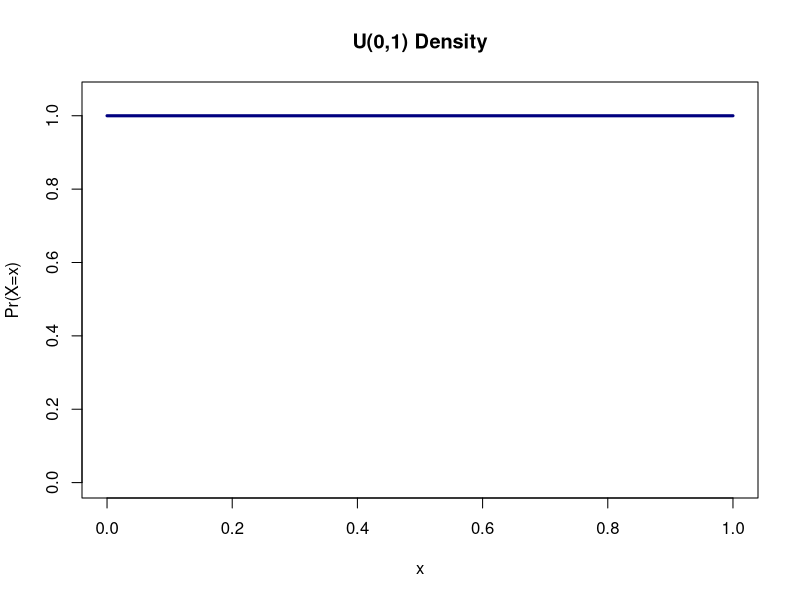
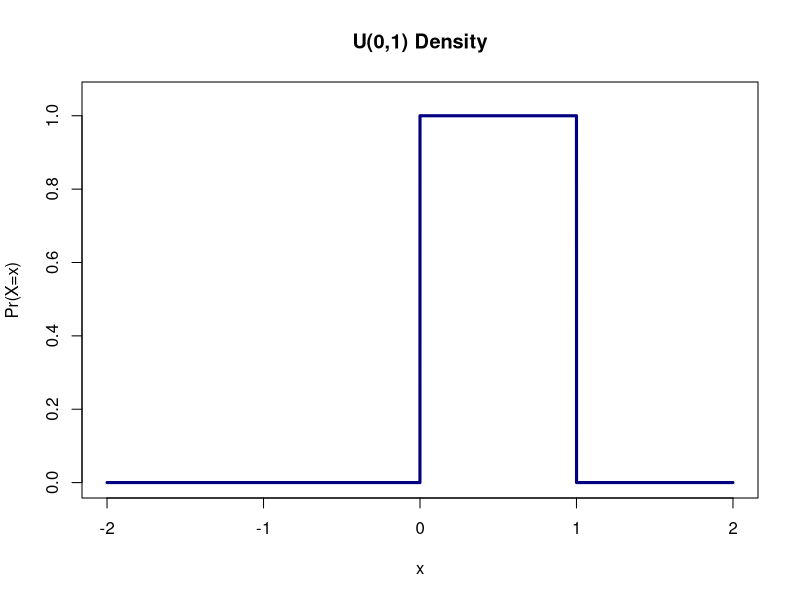
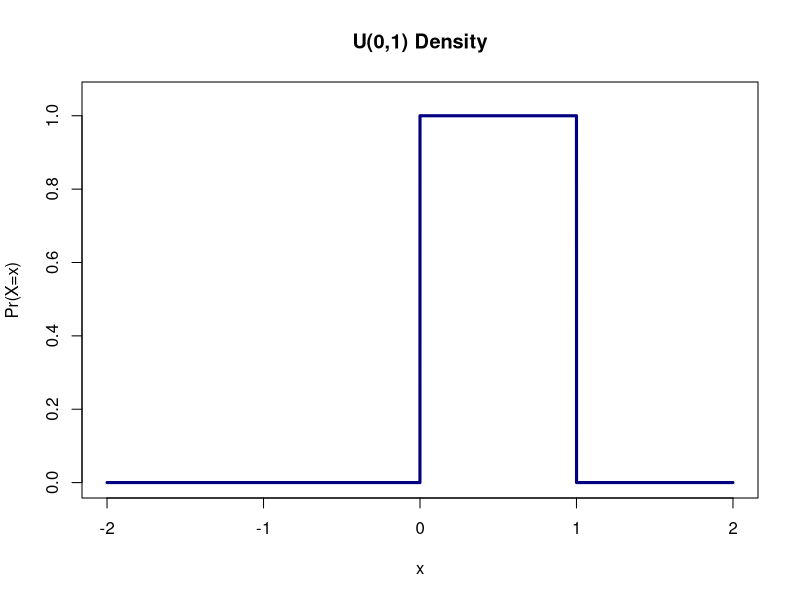
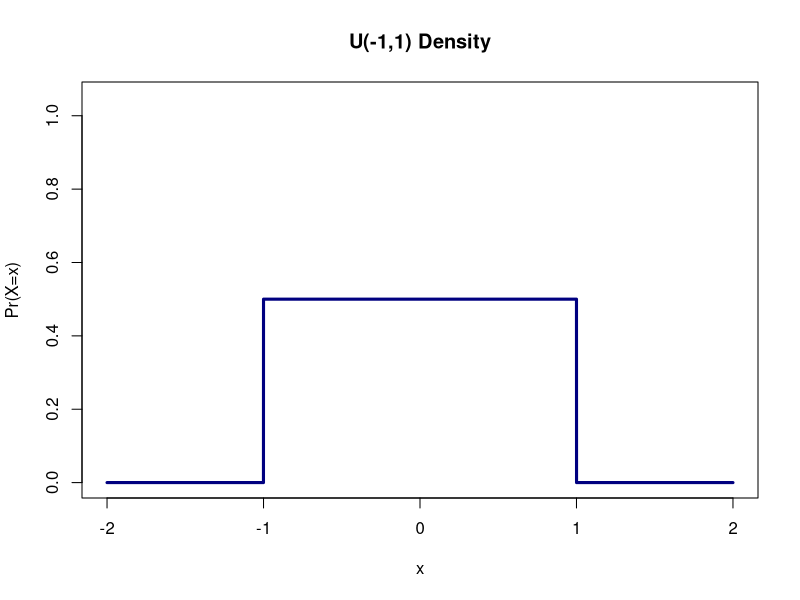
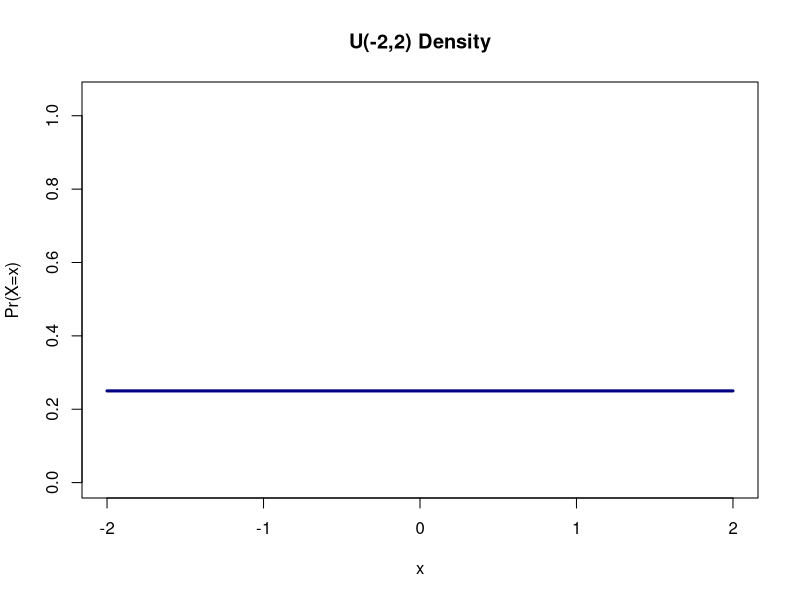
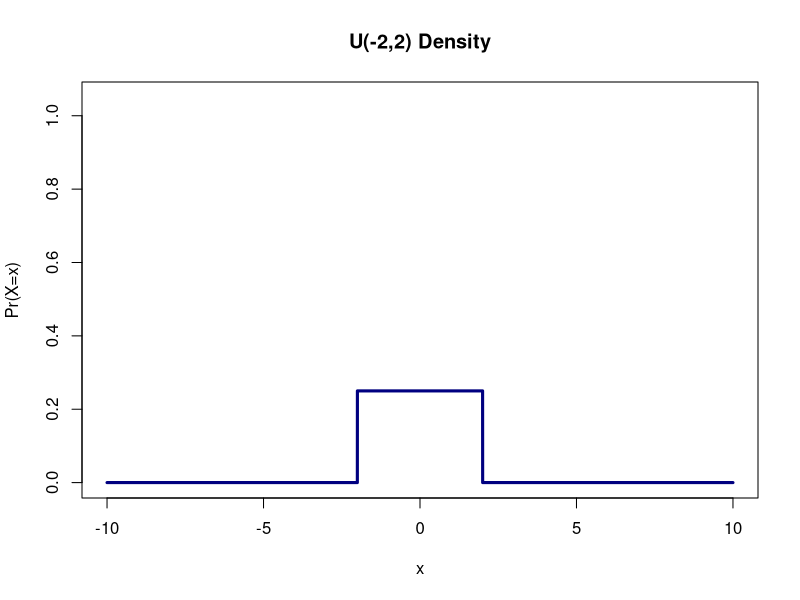
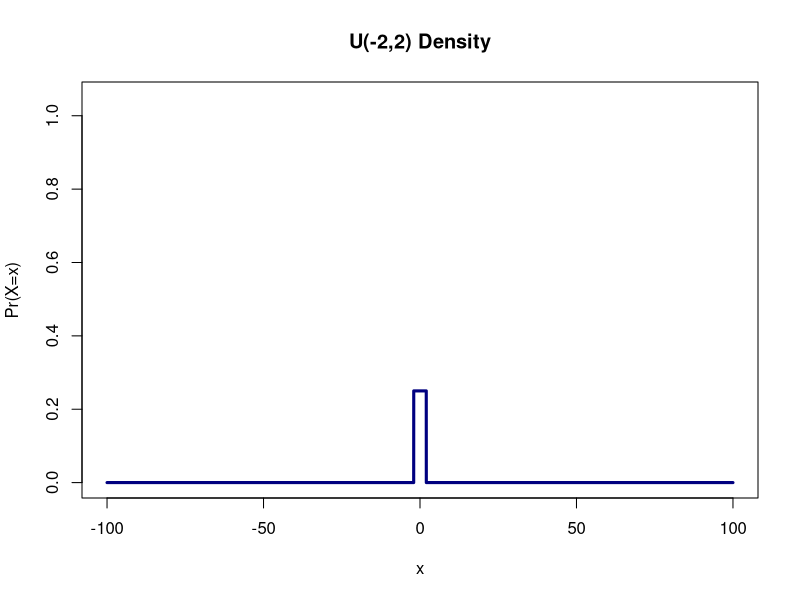
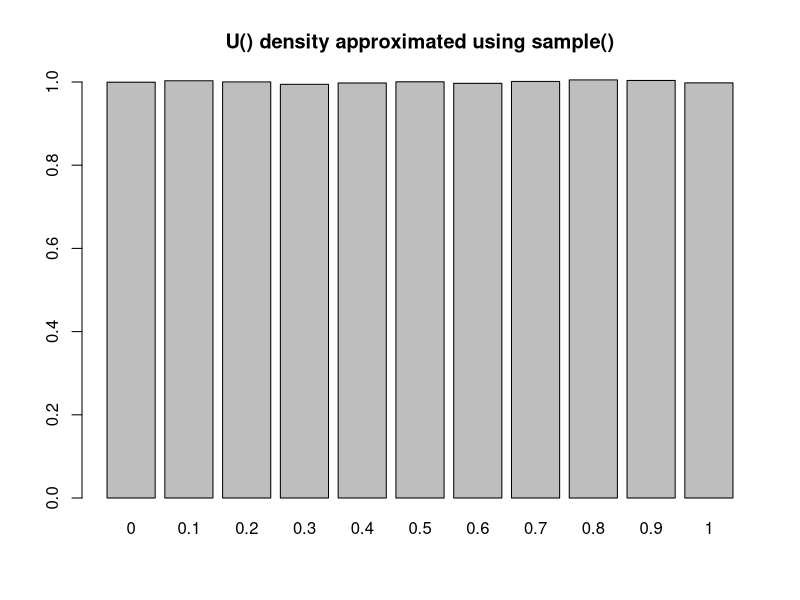

These charts were generated, in order, by the following R code: (Note: this script raises an error after producing the figures.)
## R_Demo_Simulation_Learning_Probability_Continuous_Distributions.R
##########################################################################
## INSTRUCTOR: Christopher Fariss
## COURSE NAME: Programming and Simulation Methods for Computational Social Science (2W)
## University of Essex Summer School 2023
##
## Date: 2024-07-22
##
## Please e-mail me if you find any errors or have and suggestions
## e-mail: cjf0006@gmail.com
## e-mail: cjfariss@umich.edu
##########################################################################
## Introduction to tutorial:
##
## For this R tutorial, we will learn about:
##
## (1) Discrete probability distributions for discrete events (e.g., a coin flip; rolling a 6-sided dice).
## (2) Continuous probability distributions (e.g., SAT, GRE or LSAT scores; human weight at birth; distance from the center of the board for the beanbag toss or cornhole game)
##
## Note: This lesson contains information you will use in a program challenge this week: select one continuous and/or one discrete probability distribution from below (not including Uniform, Normal, Bernoulli, or Binomial) and describe it in detail with ## comments and R code. See the examples for Uniform, Normal, Bernoulli, or Binomial distributions below. If you select 2 distributions, make sure one is continuous and the other is discrete.
##
##########################################################################

## Recall: probability mass or probability density: this is just how much probability does each event/outcome have and it all needs to sum to 1 to be a probability measure (see the less from last week)

## What is density? Density is the relative probability of sampling an event at a specific point along the range of possible values defined by the function.

##########################################################################
## continuous probability distributions usually called density functions
##########################################################################
##
## uniform distribution
##
## The uniform distribution is a continuous distribution
##
## The sample space S for the uniform distribution, is defined so that the density for any value is the same or uniform over the range of possible values that any one element can take. Instead of directly estimating probabilities as we did above, we will instead estimate density.
##
## What is density? Density is the relative probability of sampling an event a specific point along the range of possible values defined by the function.
##
## In other words, the uniform distribution with range a to b, denoted U (a, b), has a constant probability density of 1/(b-a) for a <= y <= b and zero probability elsewhere. The standard uniform is defined so that a=0 and b=1: U(0,1),
##
## range a <= y <= b
## distribution function: 1/(b - a)
## parameters: a and b
## R function names:
## dunif
## punif
## qunif
## runif
##
## parameters:
## formula for the mean: (a + b)/2
## formula for the variance: ((b - a)^2)/12
##
## let's define our own uniform function
uniform_function <- function(x,a,b){
  ifelse(x>=a & x<=b, 1/(b - a), 0)
}

## call our user defined function
uniform_function(1,0,1)
uniform_function(1,a=0,b=2)
uniform_function(1,-1,1)
uniform_function(1,-10,10)

uniform_function(-8,0,1)
uniform_function(-8,0,2)
uniform_function(-8,-1,1)
uniform_function(-8,-10,10)

## use R's based function for a uniform distribution
dunif(1,0,1)
dunif(1,0,2)
dunif(1,-1,1)
dunif(1,-10,10)

dunif(-8,0,1)
dunif(-8,0,2)
dunif(-8,-1,1)
dunif(-8,-10,10)

## we can use the p or probability version of the uniform function built into R to answer to the following question:
## What is the probability of observing a value between 0 and 0.5 for a uniform random variable that spans the range 0 to 1?
punif(0.5,0,1)

punif(0.25,0,1)

## What is the probability of observing a value between 0.25 and 0.5 for a uniform random variable that spans the range 0 to 1?
punif(0.5,0,1) - punif(0.25,0,1)

## Graph the Uniform density function using the curve() function
curve(expr=dunif, ylab="Pr(X=x)", type="l", xlim=c(0,1), ylim=c(0,1.05), lwd=3, col="navy", main="U(0,1) Density")

curve(expr=dunif, n=10001, from=-2,to=2, ylab="Pr(X=x)", type="l", xlim=c(-2,2), ylim=c(0,1.05), lwd=3, col="navy", main="U(0,1) Density")

curve(expr=dunif(x, min = 0, max = 1), n=10001, from=-2,to=2, ylab="Pr(X=x)", type="l", xlim=c(-2,2), ylim=c(0,1.05), lwd=3, col="navy", main="U(0,1) Density")

curve(expr=dunif(x, min = -1, max = 1), n=10001, from=-2,to=2, ylab="Pr(X=x)", type="l", xlim=c(-2,2), ylim=c(0,1.05), lwd=3, col="navy", main="U(-1,1) Density")

curve(expr=dunif(x, min = -2, max = 2), n=10001, from=-2,to=2, ylab="Pr(X=x)", type="l", xlim=c(-2,2), ylim=c(0,1.05), lwd=3, col="navy", main="U(-2,2) Density")

curve(expr=dunif(x, min = -2, max = 2), n=10001, from=-10,to=10, ylab="Pr(X=x)", type="l", xlim=c(-10,10), ylim=c(0,1.05), lwd=3, col="navy", main="U(-2,2) Density")

curve(expr=dunif(x, min = -2, max = 2), n=10001, from=-100,to=100, ylab="Pr(X=x)", type="l", xlim=c(-100,100), ylim=c(0,1.05), lwd=3, col="navy", main="U(-2,2) Density")


## how many of the draws are very close to the middle of the uniform distribution? (hint: what is the proportion)
sim_n <- 10000
random_draws <- runif(sim_n,0,1)
summary(random_draws)

## as a reminder 
length(unique(c(1,2,2)))

length(unique(random_draws))

table(random_draws>=0 & random_draws<=.25)

table(random_draws>=0 & random_draws<=.25)/sim_n

table(random_draws>=0 & random_draws<=.5)/sim_n

table(random_draws>=.4 & random_draws<=.5)/sim_n

table(random_draws>=0 & random_draws<=1)/sim_n

## we can calculate the above with the p-type function in R
## the p-type function for a density function tells us the density or probability of a function at a given value along the x-axis
## the p-type function turns density into probability by calculating the area under the curve at particular points along the real-number-line
punif(.25)

punif(.25) - punif(0)

punif(.5) - punif(0)

punif(1) - punif(0)

punif(1) - punif(-1)

punif(.5) - punif(.4)


## simulation using sample()

## set parameters
a <- 0
b <- 1

## let's approximate the normal distribution with a sample() function
x <- seq(from=a, to=b, by=.1)
x


## calculate the density using the normal distribution function dnorm() which is built into R
x_dunif <- dunif(x, min=a, max=b)
x_dunif

## simulate draws from a normal distribution
sim_size <- 1000000
x_samples <- sample(x, size=sim_size, replace=TRUE, prob=x_dunif)
w <- length(unique(x_samples)) * (1/(b-a))
w
x_dunif_estimate <- table(x_samples)/(sim_size / w) ## modify by the length() of the unique values in the x sequence
x_dunif_estimate
barplot(x_dunif_estimate, main="U() density approximated using sample()", ylim=c(0,1))
MASS::truehist(x_samples, main="U() density using sample()")

## simulate draws from the uniform distribution using runif()
x_samples <- runif(sim_size, min=a, max=b)
MASS::truehist(x_samples, main="U() density using runif()")
## more optional bonus problems



##########################################################################
##
## normal distribution
##
## The normal distribution is a continuous distribution
##
## The sample space S for the normal distribution, is defined so that the density for any value along the real number line from negative infinity to positive infinity. Instead of directly estimating probabilities as we did above, as with the uniform distribution we will instead estimate density.
##
## What is density? Density is the relative probability of sampling an event at a specific point along the range of possible values defined by the function.
##
## Unlike the uniform distribution the density value for a normal distribution varies (is not uniform) for different values along the real number line.
##
##
## range:
## distribution function: 1/(sigma*sqrt(2*pi)) * exp(-(y - mu)^2/2*sigma^2)
## parameters: the mean mu and the standard deviation sigma (or the variance sigma^2)
## R function names:
## dnorm
## pnorm
## qnorm
## rnorm
##
## parameters:
## formula for the mean: mu
## formula for the variance: sigma^2
##
## let's define our own uniform function
normal_density <- function(y, mu, sigma){
  1/(sigma*sqrt(2*pi)) * exp(-(y - mu)^2/2*sigma^2)
}

## call the user defined normal density function
normal_density(y=0, mu=0, sigma=1) ## standard normal density mu=0, sd=1
normal_density(y=0, mu=1, sigma=1)
normal_density(y=-1, mu=1, sigma=1)
normal_density(y=1, mu=1, sigma=1)
normal_density(y=1.5, mu=1, sigma=1)

## use R's based function for a normal distribution
dnorm(0, mean=0, sd=1)
dnorm(0, mean=1, sd=1)
dnorm(-1, mean=1, sd=1)
dnorm(1, mean=1, sd=1)
dnorm(1.5, mean=1, sd=1)

## Remember that for a normal distribution the probability of observing a specific event or value of a variable
## changes depending on where along the real number line the value resides.

## we can use the p or probability version of the normal function built into R to answer to the following question:

## What is the probability of observing a value between negative infinity and 0 for a normally distributed random variable with mean=0 and standard deviation=1 ?
pnorm(0, mean=0, sd=1)

pnorm(1, mean=0, sd=1)


## What is the probability of observing a value between -1 and 0 for a normally distributed random variable with mean=0 and standard deviation=1 ?
pnorm(0,0,1) - pnorm(-1,0,1)


pnorm(1,0,1) - pnorm(-1,0,1)

pnorm(2,0,1) - pnorm(-2,0,1)

pnorm(1.96,0,1) - pnorm(-1.96,0,1)


## Graph the Normal density function using the curve() function
curve(expr=dnorm, ylab="Pr(X=x)", type="l", xlim=c(-4,4), ylim=c(0,1), lwd=3, col="navy", main="N(0,1) Density")

curve(expr=dnorm, ylab="Pr(X=x)", type="l", xlim=c(-8,8), ylim=c(0,1), lwd=3, col="navy", main="N(0,1) Density")

curve(expr=dnorm(x, mean=0, sd=2), ylab="Pr(X=x)", type="l", xlim=c(-4,4), ylim=c(0,1.05), lwd=3, col="navy", main="N(0,2^2) Density")

curve(expr=dnorm(x, mean=0, sd=2), ylab="Pr(X=x)", type="l", xlim=c(-8,8), ylim=c(0,1.05), lwd=3, col="navy", main="N(0,2^2) Density")

curve(expr=dnorm(x, mean=0, sd=1/2), ylab="Pr(X=x)", type="l", xlim=c(-4,4), ylim=c(0,1.05), lwd=3, col="navy", main="N(0,.5^2) Density")

curve(expr=dnorm(x, mean=0, sd=1/2), ylab="Pr(X=x)", type="l", xlim=c(-8,8), ylim=c(0,1.05), lwd=3, col="navy", main="N(0,.5^2) Density")


## graph some randomly generated numbers

par(mfrow=c(2,2))

random_draws <- rnorm(10)
random_draws
truehist(random_draws)
curve(expr=dnorm, xlim=c(-3,3), col="darkorange", add=TRUE, lwd=2)

random_draws <- rnorm(100)
truehist(random_draws)
curve(expr=dnorm, xlim=c(-3,3), col="darkorange", add=TRUE, lwd=2)

random_draws <- rnorm(1000)
truehist(random_draws)
curve(expr=dnorm, xlim=c(-3,3), col="darkorange", add=TRUE, lwd=2)

random_draws <- rnorm(10000)
truehist(random_draws)
curve(expr=dnorm, xlim=c(-3,3), col="darkorange", add=TRUE, lwd=2)

## how many of the draws are very close to the middle of the uniform distribution?
## (hint: what is the proportion)
sim_n <- 100000
random_draws <- rnorm(sim_n)

table(random_draws>-1 & random_draws<1)/sim_n

table(random_draws>-1.96 & random_draws<1.96)/sim_n

table(random_draws>-2 & random_draws<2)/sim_n

table(random_draws>-3 & random_draws<3)/sim_n

## we can calculate the above with a p-type function in R
## the p-type function for a density function tells us the density or probability of a function at a given value along the x-axis
pnorm(1) - pnorm(-1)

pnorm(1.96) - pnorm(-1.96)

pnorm(2) - pnorm(-2)

pnorm(3) - pnorm(-3)




## let's graph this to see what is happening
## load packages
pkgs <- c("MASS")
invisible(sapply(pkgs, require, character.only = TRUE))

## create sequence of real numbers, these are a set of possible values that are estimate of the mean can take
x <- seq(-3,3,.1)
x
length(x)

## set mean and variance parameters
mu <- 0
sigma <- 1
sigma_pow2 <- sigma^2

## calculate the density using the normal distribution function
## density is a probability measure
x_density <- 1/(sigma*sqrt(2*pi)) * exp(-(x - mu)^2/2*sigma^2)

## calculate the density using the normal distribution function dnorm() which is built into R
x_dnorm <- dnorm(x, mean=mu, sd=sigma)

## plot the two estimated densities to verify that they are the same
par(mfrow=c(1,1))
plot(x_density, x_dnorm)

## plot the x_density variable along each value of x defined in the sequence above:
plot(x,x_density, xlab="random variable", ylab="density")

sum(x_density)/sum(x_density)  ## this should approach as we add more values to the sequence 1 either by decreasing the interval between values in the sequence or by increasing the total range of the sequence
sum(x_density[x<=0])/sum(x_density)
sum(x_density[x<=0 & x>=-1])/sum(x_density)

pnorm(0,0,1)
pnorm(0,0,1) - pnorm(-1,0,1)


## fill in the sequence more so that the values converge on the true values from the pnorm functions
x <- seq(-6,6,.001)
x_density <- 1/(sigma*sqrt(2*pi)) * exp(-(x - mu)^2/2*sigma^2)
sum(x_density)/sum(x_density)
sum(x_density[x<=0])/sum(x_density)
sum(x_density[x<=0 & x>=-1])/sum(x_density)

sum(x_density[x<=1 & x>=-1])/sum(x_density)
sum(x_density[x<=.1 & x>=-0.1])/sum(x_density)
sum(x_density[x<=.01 & x>=-0.01])/sum(x_density)
sum(x_density[x<=.001 & x>=-0.001])/sum(x_density)
sum(x_density[x<=.0001 & x>=-0.0001])/sum(x_density)


## simulation using sample()
## let's approximate the normal distribution with a sample() function
x <- -6:6
x

## set mean and variance parameters
mu <- 0
sigma <- 1
sigma_pow2 <- sigma^2

## calculate the density using the normal distribution function dnorm() which is built into R
x_dnorm <- dnorm(x, mean=mu, sd=sigma) ## N(0,1)
x_dnorm


## simulate draws from a normal distribution
sim_size <- 10000

## approximate normal distribution using sample() function
x_samples <- sample(x, size=sim_size, replace=TRUE, prob=x_dnorm)
table(x_samples)
prob_weigth <- sim_size/sum(x_dnorm) ## calculate a weight so that the densities integrate to 1
x_dnorm_estimate <- table(x_samples)/prob_weigth ## modify with the weight
x_dnorm_estimate[names(x_dnorm_estimate)=='0'] ## approximate density when x is the mean for N(0,1)

dnorm(0)

barplot(x_dnorm_estimate, main="N() density approximated using sample()")
truehist(x_samples, main="N() density approximated using sample()")


## update the sequence so it is more fine grained (more values to draw)
x <- seq(from=-6, to=6, by=.5)
x
x_dnorm <- dnorm(x, mean=mu, sd=sigma)
x_dnorm
sim_size <- 10000

## approximate normal distribution using sample() function
x_samples <- sample(x, size=sim_size, replace=TRUE, prob=x_dnorm)
prob_weigth <- sim_size/sum(x_dnorm) ## calculate a weight so that the densities integrate to 1
x_dnorm_estimate <- table(x_samples)/prob_weigth ## modify with the weight
x_dnorm_estimate[names(x_dnorm_estimate)=='0'] ## approximate density when x is the mean for N(0,1)

barplot(x_dnorm_estimate, main="N() density approximated using sample()")
truehist(x_samples, main="N() density approximated using sample()")

## update the sequence so it is more fine grained (more values to draw)
x <- seq(from=-6, to=6, by=.1)
#x
x_dnorm <- dnorm(x, mean=mu, sd=sigma)
sim_size <- 10000

## approximate normal distirbution using sample() function
x_samples <- sample(x, size=sim_size, replace=TRUE, prob=x_dnorm)
prob_weigth <- sim_size/sum(x_dnorm) ## calculate a weight so that the densities integrate to 1
x_dnorm_estimate <- table(x_samples)/prob_weigth ## modify with the weight
x_dnorm_estimate[names(x_dnorm_estimate)=='0'] ## approximate density when x is the mean for N(0,1)
barplot(x_dnorm_estimate, main="N() density approximated using sample()")
truehist(x_samples, main="N() density approximated using sample()")


## simulate draws from the normal distribution using rnorm()
x_samples <- rnorm(sim_size, mean=mu, sd=sigma)
MASS::truehist(x_samples, main="N() density using rnorm()")
## more optional bonus problems



## update the sequence so it is more fine grained (more values to draw)
x <- seq(from=-10, to=10, by=.001)
#x
x_dnorm <- dnorm(x, mean=mu, sd=sigma)


sim_size <- 10000000

## approximate normal distribution using sample() function
x_samples <- sample(x, size=sim_size, replace=TRUE, prob=x_dnorm)
prob_weigth <- sim_size/sum(x_dnorm) ## calculate a weight so that the densities integrate to 1
x_dnorm_estimate <- table(x_samples)/prob_weigth ## modify with the weight
x_dnorm_estimate[names(x_dnorm_estimate)=='0'] ## approximate density when x is the mean for N(0,1)
dnorm(0,mean=mu, sd=sigma)

barplot(x_dnorm_estimate, main="N() density approximated using sample()")
truehist(x_samples, main="N() density approximated using sample()")


##########################################################################
## additional continuous probability distributions usually called density functions
##########################################################################
##
## Student's t-distribution
##
## R function names:
## dt
## pt
## qt
## rt
##
##########################################################################
## exponential distribution
##
## R function names:
## dexp
## pexp
## qexp
## rexp
##
##########################################################################
## chi-squared distribution
##
## R function names:
## dchisq
## pchisq
## qchisq
## rchisq
##
##########################################################################
## f-distribution
##
## R function names:
## df
## pf
## qf
## rf
##
##########################################################################
## gamma distribution
##
## R function names:
## dgamma
## pgamma
## qgamma
## rgamma
##
##########################################################################
## beta distributions
##
## R function names:
## dbeta
## pbeta
## qbeta
## rbeta
